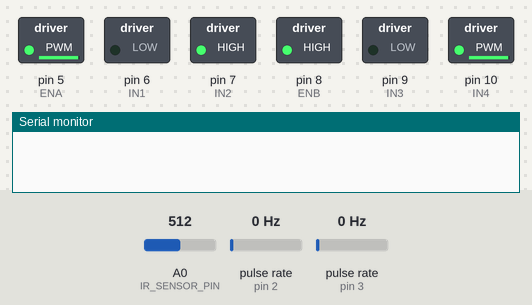
Bench run of a sketch on a simulated Arduino Uno, built with avr-gcc and run on an emulated ATmega328P. Shown: switched loads named in the sketch (green lamp = pin HIGH), the last lines printed to the serial monitor. Wiring (inferred from the names in the program): 2 × pulse sensor: data pin 2 / data pin 3. Dashed ring = blinking. The inputs (shaded band) are chosen by the test bench; at power-on: A0 (IR_SENSOR_PIN) = 512, pulse rate (sensors on pin 2, pin 3) 0 Hz. The ROS host is connected and sends only what is stated; random numbers use the default seed unless the sketch sets one; pins used as bus, display or sensor lines are not drawn.

Above: at 1.2 s.
1.3 s: A0 (IR_SENSOR_PIN) set to 883
8.2 s: A0 (IR_SENSOR_PIN) set to 906
At 10.7 s:
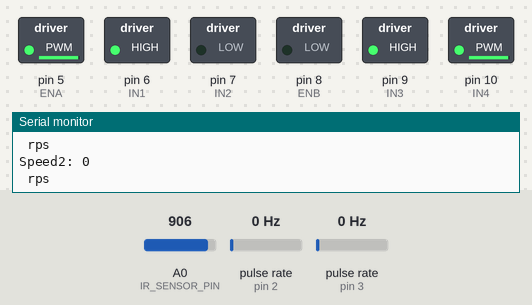
11.5 s: A0 (IR_SENSOR_PIN) set to 890
At 13.8 s:
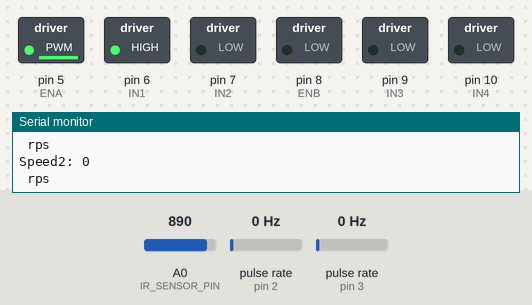
17.0 s: A0 (IR_SENSOR_PIN) set to 900
At 19.7 s:
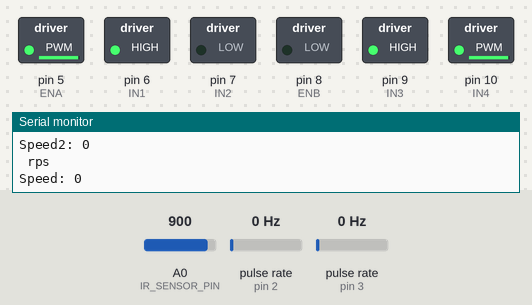
Timing chart, 0 to 21.2 s (numbered marks = the images above; inputs shaded):
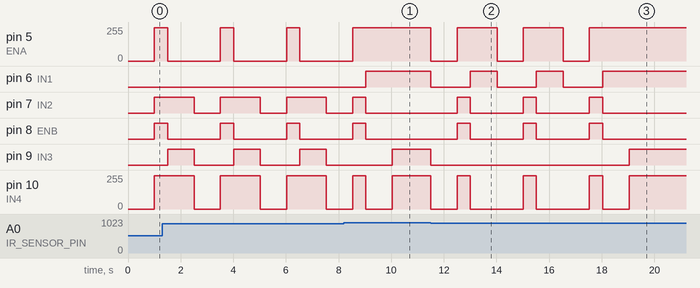

Measured:
- the behaviour switches between 899 and 900 on A0 (IR_SENSOR_PIN) (found by bisection; images 0 and 1)
- after the input at 8.2 s, pin 9 (IN3): LOW → HIGH after 1.8 s
- after the input at 11.5 s, pin 5 (ENA): alternates 250/255 for 1.5 s and 0/255 for 1.0 s, starting at once; pin 6 (IN1): alternates HIGH for 1.0 s and LOW for 1.5 s, starting at once
- after the input at 17.0 s, pin 9 (IN3): LOW → HIGH after 2.0 s
- by itself, pin 5 (ENA): alternates 250/255 for 0.50 s and 0/255 for 2.0 s
- by itself, pin 7 (IN2): alternates HIGH for 1.5 s and LOW for 1.0 s
- by itself, pin 8 (ENB): alternates HIGH for 0.50 s and LOW for 2.0 s
- by itself, pin 9 (IN3): alternates HIGH for 1.0 s and LOW for 1.5 s

The sketch:

loght.ino
```cpp
#include <ros.h>
#include <geometry_msgs/Point32.h>
#include <geometry_msgs/Twist.h>
#include <std_msgs/Bool.h>

ros::NodeHandle nh;


#define L 0.33
#define R 0.05
// Define pin constants

const int IN1 = 9;
const int IN2 = 8;
const int IN3 = 6;
const int IN4 = 7;
const int speedL = 10;
const int speedR = 5;
const int irSensorPin = A0; // Assuming the IR sensor is connected to analog pin 0
const int obstacleThreshold = 900; // Adjust this threshold based on sensor readings
const int buzzerPin = 11; // Define the buzzer pin
volatile unsigned int counter, counter1, pulses1, pulses2; // Declare pulses1 and pulses2
int rpm, rpm2;

// Define ROS publishers
geometry_msgs::Point32 L_encoder_msg;
geometry_msgs::Point32 r_encoder_msg;
std_msgs::Bool obstacle_detected_msg;
ros::Publisher l_enc_pub("encoderL", &L_encoder_msg);
ros::Publisher r_enc_pub("encoderR", &r_encoder_msg);
ros::Publisher obstacle_pub("obstacle_detected", &obstacle_detected_msg);

void cmdVelCallback(const geometry_msgs::Twist& msg) {
  // Do something with the received Twist message (e.g., control the robot)
  float vel = msg.linear.x;
  float omega = msg.angular.z;

  float VR = (2 * vel + omega * L) / (2 * R);
  float VL = (2 * vel - omega * L) / (2 * R);

  //-----right motor------
  if (VR < 0) {
    digitalWrite(IN1, LOW);
    digitalWrite(IN2, HIGH);
    analogWrite(speedR, abs(VR));
  } else {
    digitalWrite(IN1, HIGH);
    digitalWrite(IN2, LOW);
    analogWrite(speedR, VR);
  }

  //-----left motor------
  if (VL < 0) {
    digitalWrite(IN3, LOW);
    digitalWrite(IN4, HIGH);
    analogWrite(speedL, abs(VL));
  } else {
    digitalWrite(IN3, HIGH);
    digitalWrite(IN4, LOW);
    analogWrite(speedL, VL);
  }
}

// Define ROS subscriber
geometry_msgs::Twist cmd_vel_msg;
ros::Subscriber<geometry_msgs::Twist> cmd_vel_sub("cmd_vel", &cmdVelCallback);

void setup() {
  Serial.begin(57600);
  nh.getHardware()->setPort(&Serial);
  nh.getHardware()->setBaud(9600);
  nh.initNode();
  nh.advertise(l_enc_pub);
  nh.advertise(r_enc_pub);
  nh.advertise(obstacle_pub);
  nh.subscribe(cmd_vel_sub);

  // Set up pins
  for (int i = 5; i <= 11; i++) {
    pinMode(i, OUTPUT);
  }

  // Set up buzzer pin
  pinMode(buzzerPin, OUTPUT);

  attachInterrupt(0, countpulse, RISING);
  attachInterrupt(1, countpulse1, RISING); // Change interrupt number for the second encoder
}

void loop() {
  // Check for obstacle
  if (analogRead(irSensorPin) < obstacleThreshold) {
    obstacle_detected_msg.data = true;
    obstacle_pub.publish(&obstacle_detected_msg);
    stopp();
    // Activate buzzer alarm
    digitalWrite(buzzerPin, HIGH); // Turn on buzzer
    delay(200); // Alarm duration
    digitalWrite(buzzerPin, LOW); // Turn off buzzer
    delay(50);
    digitalWrite(buzzerPin, HIGH); // Turn on buzzer
    delay(200); // Alarm duration
    digitalWrite(buzzerPin, LOW); // Turn off buzzerdigitalWrite(buzzerPin, HIGH); // Turn on buzzer
    delay(50); // Alarm duration
    digitalWrite(buzzerPin, HIGH);
    delay(500);
    digitalWrite(buzzerPin, LOW); // Turn off buzzer
    backward();

    // Change direction randomly
    int random_direction = random(0, 2); // Generate random number between 0 and 1
    switch (random_direction) {
      case 0:
        left();
        break;
      case 1:
        right();
        break;
      default:
        stopp();
    }
  } else {
    obstacle_detected_msg.data = false;
    obstacle_pub.publish(&obstacle_detected_msg);
    forward();
  }

  static uint32_t previousMillis;
  if (millis() - previousMillis >= 1000) {
    rpm = (0.375*counter / 20) * 60;
    rpm2 = (1.714285714*counter1 / 20) * 60;
    counter = 0;
    counter1 = 0;
    previousMillis += 1000;
  }

  Serial.print("Speed: ");
  Serial.println(rpm);
  Serial.println(" rps");
  Serial.print("Speed2: ");
  Serial.println(rpm2);
  Serial.println(" rps");

  // Publish encoder values
  L_encoder_msg.x = pulses1;
  r_encoder_msg.x = pulses2;
  l_enc_pub.publish(&L_encoder_msg);
  r_enc_pub.publish(&r_encoder_msg);

  delay(10);
}

void forward() {
  // Move forward
  digitalWrite(IN1, HIGH);
  digitalWrite(IN2, LOW);
  digitalWrite(IN3, HIGH);
  digitalWrite(IN4, LOW);
  analogWrite(speedL, 250);
  analogWrite(speedR, 250);
}

void backward() {
  // Move backward
  digitalWrite(IN1, LOW);
  digitalWrite(IN2, HIGH);
  digitalWrite(IN3, LOW);
  digitalWrite(IN4, HIGH);
  analogWrite(speedL, 250);
  analogWrite(speedR, 250);
  delay(500);
}

void left() {
  // Turn left
  digitalWrite(IN1, LOW);
  digitalWrite(IN2, LOW);
  digitalWrite(IN3, HIGH);
  digitalWrite(IN4, LOW);
  analogWrite(speedL, 0);
  analogWrite(speedR, 250);

  delay(1000);
}

void right() {
  // Turn right
  digitalWrite(IN1, HIGH);
  digitalWrite(IN2, LOW);
  digitalWrite(IN3, LOW);
  analogWrite(speedL, 250);
  analogWrite(speedR, 0);

  delay(1000);
}

void stopp() {
  // Stop the vehicle
  digitalWrite(IN1, LOW);
  digitalWrite(IN2, LOW);
  digitalWrite(IN3, LOW);
  digitalWrite(IN4, LOW);
  digitalWrite(speedL, LOW);
  digitalWrite(speedR, LOW);
}

void countpulse() {
  counter++;
  pulses1++; // Increment pulses1 for the left encoder
}

void countpulse1() {
  counter1++;
  pulses2++; // Increment pulses2 for the right encoder
}
```

odom_pub_-_Copy.cpp
```cpp
#include <ros.h>
#include <geometry_msgs/Twist.h>
#include <std_msgs/Int32.h>

#define IN1 6  // Left motor forward
#define IN2 7  // Left motor backward
#define IN3 9  // Right motor forward
#define IN4 10 // Right motor backward
#define ENA 5  // Enable pin for the left motor
#define ENB 8  // Enable pin for the right motor

#define IR_SENSOR_PIN A0      // Analog pin connected to IR sensor
#define DISTANCE_THRESHOLD 40 // Distance threshold in cm

// Ultrasonic sensor pins
#define TRIG_PIN 11 // Trigger pin
#define ECHO_PIN 12 // Echo pin

// Encoder pins
#define LEFT_ENCODER_PIN 2   // Left encoder pin
#define RIGHT_ENCODER_PIN 3  // Right encoder pin

volatile long leftEncoderCount = 0;   // Left encoder count
volatile long rightEncoderCount = 0;  // Right encoder count

ros::NodeHandle nh;

// Define publishers for sensor data
std_msgs::Int32 ir_distance_msg;
ros::Publisher ir_distance_pub("ir_distance", &ir_distance_msg);

std_msgs::Int32 ultrasonic_distance_msg;
ros::Publisher ultrasonic_distance_pub("ultrasonic_distance", &ultrasonic_distance_msg);

std_msgs::Int32 left_encoder_msg;
ros::Publisher left_encoder_pub("left_encoder_count", &left_encoder_msg);

std_msgs::Int32 right_encoder_msg;
ros::Publisher right_encoder_pub("right_encoder_count", &right_encoder_msg);

void leftEncoderISR() {
  leftEncoderCount++;
  left_encoder_msg.data = leftEncoderCount;
  left_encoder_pub.publish(&left_encoder_msg);
}

void rightEncoderISR() {
  rightEncoderCount++;
  right_encoder_msg.data = rightEncoderCount;
  right_encoder_pub.publish(&right_encoder_msg);
}

void onTwist(const geometry_msgs::Twist &msg) {
  // Enable both motors initially
  digitalWrite(ENA, HIGH);
  digitalWrite(ENB, HIGH);

  // Stop motors
  digitalWrite(IN1, LOW);
  digitalWrite(IN2, LOW);
  digitalWrite(IN3, LOW);
  digitalWrite(IN4, LOW);

  // Move forward
  if (msg.linear.x > 0) {
    digitalWrite(IN1, HIGH);
    digitalWrite(IN3, HIGH);
  }
  // Move backward
  else if (msg.linear.x < 0) {
    digitalWrite(IN2, HIGH);
    digitalWrite(IN4, HIGH);
  }
  // Turn right
  else if (msg.angular.z < 0) {
    digitalWrite(IN1, HIGH);
    digitalWrite(IN4, HIGH);
  }
  // Turn left
  else if (msg.angular.z > 0) {
    digitalWrite(IN2, HIGH);
    digitalWrite(IN3, HIGH);
  } else {
    // Stop motors
    digitalWrite(ENA, LOW);
    digitalWrite(ENB, LOW);
  }
}

ros::Subscriber<geometry_msgs::Twist> sub("cmd_vel", onTwist);

void setup() {
  Serial.begin(9600); // Initialize serial communication for debugging
  pinMode(IN1, OUTPUT);
  pinMode(IN2, OUTPUT);
  pinMode(IN3, OUTPUT);
  pinMode(IN4, OUTPUT);
  pinMode(ENA, OUTPUT);
  pinMode(ENB, OUTPUT);

  pinMode(IR_SENSOR_PIN, INPUT); // Set IR sensor pin as input

  // Encoder pins as inputs
  pinMode(LEFT_ENCODER_PIN, INPUT);
  pinMode(RIGHT_ENCODER_PIN, INPUT);

  // Attach interrupt for encoder pins
  attachInterrupt(digitalPinToInterrupt(LEFT_ENCODER_PIN), leftEncoderISR, RISING);
  attachInterrupt(digitalPinToInterrupt(RIGHT_ENCODER_PIN), rightEncoderISR, RISING);

  // Ultrasonic sensor pins
  pinMode(TRIG_PIN, OUTPUT);
  pinMode(ECHO_PIN, INPUT);

  // Initially disable both motors
  digitalWrite(ENA, LOW);
  digitalWrite(ENB, LOW);

  nh.initNode();
  nh.subscribe(sub);

  // Advertise ROS publishers
  nh.advertise(ir_distance_pub);
  nh.advertise(ultrasonic_distance_pub);
  nh.advertise(left_encoder_pub);
  nh.advertise(right_encoder_pub);
}

long readUltrasonicDistance() {
  // Send a 10us pulse to trigger
  digitalWrite(TRIG_PIN, LOW);
  delayMicroseconds(2);
  digitalWrite(TRIG_PIN, HIGH);
  delayMicroseconds(10);
  digitalWrite(TRIG_PIN, LOW);

  // Read the echo pin and calculate distance
  long duration = pulseIn(ECHO_PIN, HIGH);
  long distance = duration * 0.034 / 2; // Convert to centimeters

  return distance;
}

void publishSensorData() {
  // Read distance from IR sensor
  int irDistance = analogRead(IR_SENSOR_PIN) * 0.49; // Convert sensor reading to centimeters
  ir_distance_msg.data = irDistance;
  ir_distance_pub.publish(&ir_distance_msg);

  // Read distance from ultrasonic sensor
  long ultrasonicDistance = readUltrasonicDistance();
  ultrasonic_distance_msg.data = ultrasonicDistance;
  ultrasonic_distance_pub.publish(&ultrasonic_distance_msg);
}

void loop() {
  nh.spinOnce();

  // Publish sensor data
  publishSensorData();

  // Print IR sensor distance to the serial monitor
  Serial.print("IR Sensor Distance: ");
  Serial.print(ir_distance_msg.data);
  Serial.println(" cm");

  // Print ultrasonic sensor distance to the serial monitor
  Serial.print("Ultrasonic Sensor Distance: ");
  Serial.print(ultrasonic_distance_msg.data);
  Serial.println(" cm");

  // Print encoder counts to the serial monitor
  Serial.print("Left Encoder Count: ");
  Serial.println(leftEncoderCount);
  Serial.print("Right Encoder Count: ");
  Serial.println(rightEncoderCount);

  delay(100); // Delay for readability
}
```
